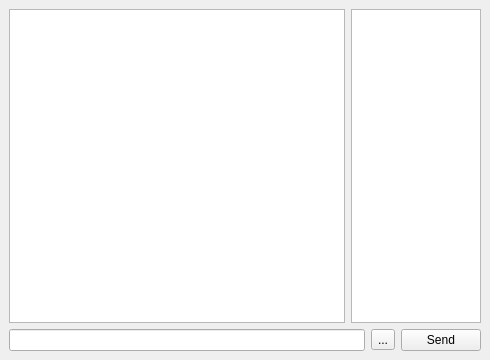
<ui version="4.0" >
 <class>groupchatwidget</class>
 <widget class="QWidget" name="groupchatwidget" >
  <property name="geometry" >
   <rect>
    <x>0</x>
    <y>0</y>
    <width>490</width>
    <height>360</height>
   </rect>
  </property>
  <property name="focusPolicy" >
   <enum>Qt::StrongFocus</enum>
  </property>
  <property name="windowTitle" >
   <string>Form</string>
  </property>
  <layout class="QGridLayout" >
   <property name="margin" >
    <number>9</number>
   </property>
   <property name="spacing" >
    <number>6</number>
   </property>
   <item row="0" column="1" >
    <widget class="QListWidget" name="listWidget" >
     <property name="maximumSize" >
      <size>
       <width>130</width>
       <height>16777215</height>
      </size>
     </property>
    </widget>
   </item>
   <item row="0" column="0" >
    <widget class="QTextEdit" name="textEdit" >
     <property name="readOnly" >
      <bool>true</bool>
     </property>
    </widget>
   </item>
   <item row="1" column="0" colspan="2" >
    <layout class="QHBoxLayout" >
     <property name="margin" >
      <number>0</number>
     </property>
     <property name="spacing" >
      <number>6</number>
     </property>
     <item>
      <widget class="QLineEdit" name="line" >
       <property name="acceptDrops" >
        <bool>true</bool>
       </property>
      </widget>
     </item>
     <item>
      <widget class="QToolButton" name="smileys" >
       <property name="text" >
        <string>...</string>
       </property>
       <property name="icon" >
        <iconset>images/smileys/biggrin.png</iconset>
       </property>
       <property name="checkable" >
        <bool>true</bool>
       </property>
       <property name="popupMode" >
        <enum>QToolButton::InstantPopup</enum>
       </property>
      </widget>
     </item>
     <item>
      <widget class="QPushButton" name="sendButton" >
       <property name="text" >
        <string>Send</string>
       </property>
      </widget>
     </item>
    </layout>
   </item>
  </layout>
 </widget>
 <resources/>
 <connections/>
</ui>
